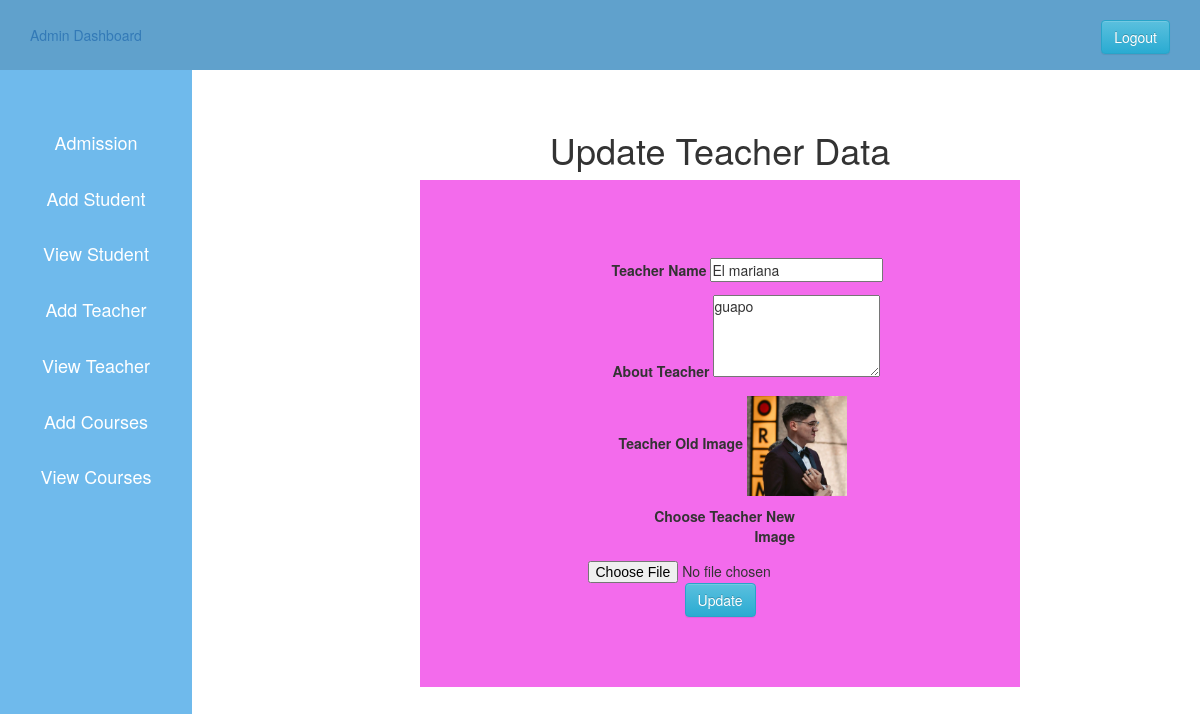
Page /admin_update_teacher.php?teacher_id=3 (signed in) on the committed database.
### tables this page shows
CREATE TABLE `teacher` (
  `id` int(20) NOT NULL,
  `name` varchar(38) DEFAULT NULL,
  `description` varchar(38) DEFAULT NULL,
  `image` varchar(38) DEFAULT NULL
);

### admin_update_teacher.php (the view, shortened to what this page needs)
<?php
  $host="localhost";
  $user="root";
  $password="";
  $db="schoolproject";
  $data=mysqli_connect($host, $user, $password, $db);
  if($_GET['teacher_id']){
    $t_id=$_GET['teacher_id'];
    $sql="SELECT * FROM teacher WHERE id='$t_id' ";
    $result=mysqli_query($data, $sql);
    $info=$result->fetch_assoc();
  }
?>
<!DOCTYPE html>
<html lang="en">
<head>
  <?php
    include 'admin_css.php';
  ?>
</head>
<body>
  <?php
    include 'admin_sidebar.php';
  ?>
  <div class="content">
    <center>
      <h1>Update Teacher Data</h1>
      <form class="form_deg" action="admin_update_teacher.php" method="POST" enctype="multipart/form-data">
        <div>
          <label>Teacher Name</label>
          <input type="text" name="name" value="<?php echo "{$info['name']}" ?>">
        </div>
        <div>
          <label>About Teacher</label>
          <textarea name="description" rows="4"><?php echo "{$info['description']}" ?></textarea>
        </div>
        <div>
          <label> Teacher Old Image</label>
          <img width="100px" height="100px" src="<?php echo "{$info['image']}" ?>">
        </div>
        <div>
          <label> Choose Teacher New Image</label>
          <input type="file" name="image">
        </div>
        <div>
          <input type="submit" name="update_teacher" class="btn btn-info" value="Update">
        </div>
      </form>
    </center>
  </div>
</body>
</html>

### admin.css (style rules this page uses)
* { margin: 0px; padding: 0px; }
.content { margin-left: 20%; margin-top: 5%; }

### admin_update_teacher.php (style rules this page uses)
label { display: inline-block; width: 150px; text-align: right; padding-top: 10px; padding-bottom: 10px; }
.form_deg { background-color: #f36bec; width: 600px; padding-top: 70px; padding-bottom: 70px; }

### rows in the picture
teacher: name "El mariana", description "guapo", image (picture)
